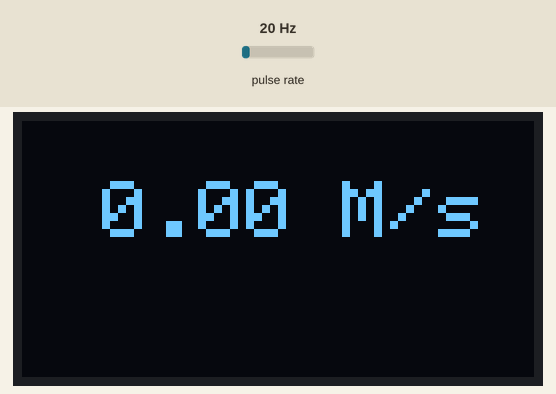
Simulated run of this sketch. Board: Arduino Uno, built with avr-gcc and run on an emulated ATmega328P. On the bench: 128×64 one-colour display. Wiring (inferred from the names in the program): pulse sensor: data pin 2. The test bench sets the inputs (shaded band); at power-on: pulse rate 20 Hz. What the sketch prints to the serial monitor is not drawn.

Above: at 0.1 s.
At 60.3 s:
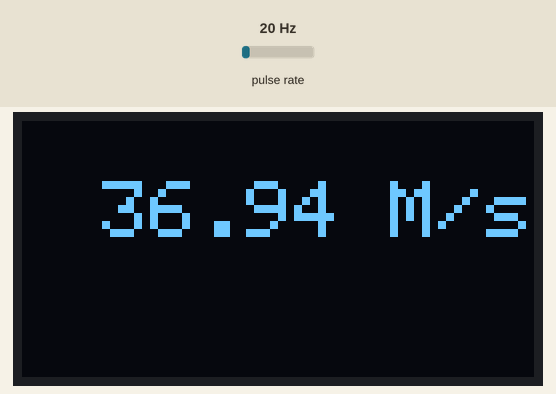
At 120.4 s:
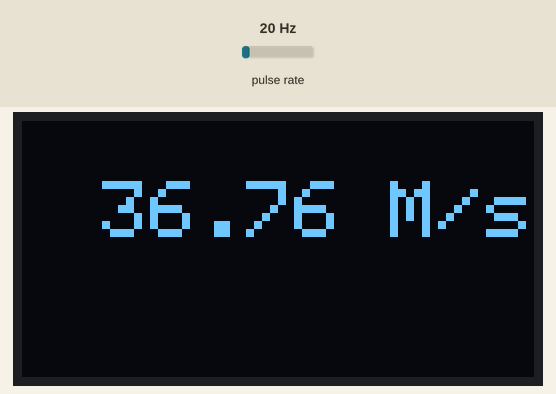

Measured:
- what the display in image 1 shows lasts 20.1 s, from 60.2 s to 80.3 s

The sketch:

Animometer.ino
```cpp
#include <math.h>
#include <SPI.h>
#include <Wire.h>
#include <Adafruit_GFX.h>
#include <Adafruit_SSD1306.h>

#define WindSensorPin (2) // The pin location of the anemometer sensor D2

volatile unsigned long Rotations; // Fan rotation counter used in interrupt routine

volatile unsigned long ContactBounceTime; // Timer to avoid contact bounce in interrupt routine

#define SCREEN_WIDTH 128 // OLED display width, in pixels
#define SCREEN_HEIGHT 64 // OLED display height, in pixels

#define OLED_RESET     4 // Reset pin # (or -1 if sharing Arduino reset pin)
#define SCREEN_ADDRESS 0x3C ///< See datasheet for Address; 0x3D for 128x64, 0x3C for 128x32

Adafruit_SSD1306 display(SCREEN_WIDTH, SCREEN_HEIGHT, &Wire, OLED_RESET);

float WindSpeed; // Speed m/s

float diameter = 130; // Anemometer Diameter (set to the value for your cup-to-cup in mm)

float perimeter = (diameter / 1000) * 3.14159265; // Perimeter in Meters

float afactor = 4.5; // External Resistances From Bearing or other... higher number will result in faster speed. lower numbers will result in slower speeds defalt = 2.5

float RotationsPerSecond;


void setup() {

  Serial.begin(9600);

  pinMode(WindSensorPin, INPUT);

  attachInterrupt(digitalPinToInterrupt(WindSensorPin), isr_rotation, FALLING);
  //attachInterrupt(digitalPinToInterrupt(WindSensorPin), testMethod, FALLING);
  //Serial.println("Wind Speed Test");

  //Serial.println("Rotations\tM/S");


  display.begin(SSD1306_SWITCHCAPVCC, SCREEN_ADDRESS);
  display.clearDisplay();

}
void loop() {


  Rotations = 0; // Set Rotations count to 0 ready for calculations

  sei(); // Enables interrupts
  displaySpeed(WindSpeed);
  delay (10000); // Wait 10 seconds to average
  cli(); // Disable interrupts

  // Convert to m/s using the derived formula (see notes)

  RotationsPerSecond = (Rotations / 10.0);
  WindSpeed = ((RotationsPerSecond) * perimeter * afactor);

  //Serial.print(Rotations); Serial.print("\t\t");
  Serial.println(WindSpeed);


}

// This is the function that the interrupt calls to increment the rotation count

void displaySpeed(float windspeed){
   display.clearDisplay();

  display.setTextSize(2);      // Normal 1:1 pixel scale
  display.setTextColor(SSD1306_WHITE); // Draw white text
  display.setCursor(20, 15);

  display.print(windspeed);
  display.println(" M/s");
  display.display();

  display.clearDisplay();
}

void isr_rotation () {

  if ((millis() - ContactBounceTime) > 15 ) { // Debounce the switch contact

    Rotations++;

    ContactBounceTime = millis();

  }

}
```
